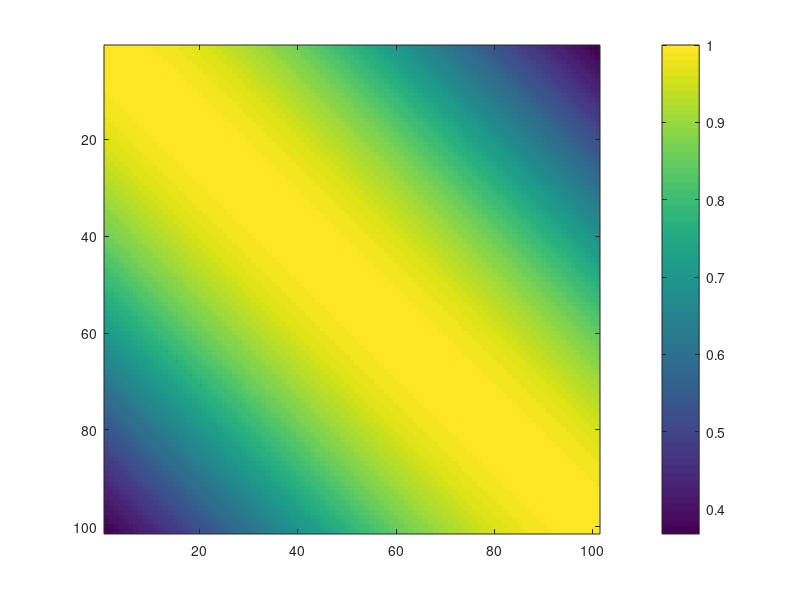
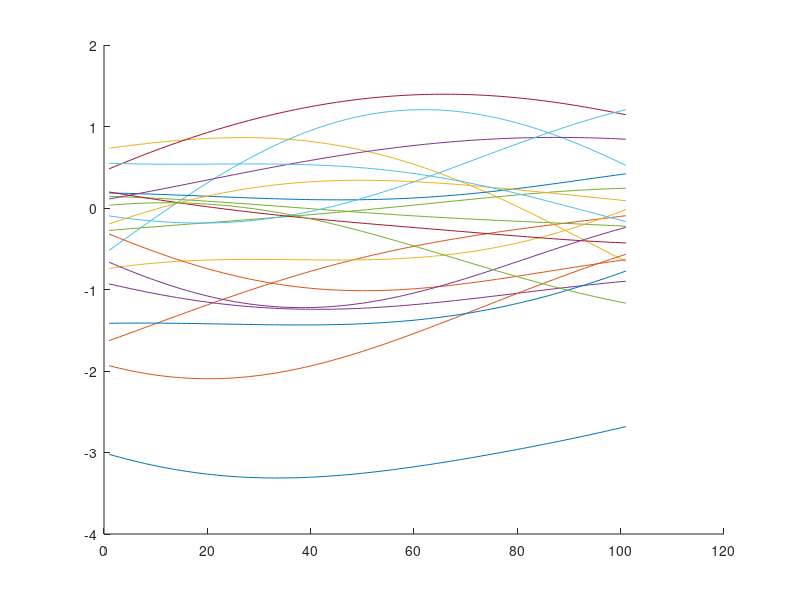

The MATLAB source for these figures, in order:
%% Learning GP
% GP sampling
close all; clear all; clc;

l = 1;
kernel = @(x,y) exp(-(x-y)*(x-y)'/(l*l));

%% Let be X the finite set of variables that we want to sample.
X = 0:0.01:1;

% Assuming 0 mean. Compute the covariance assuming exponential kernel
n = length(X);

K = [];
for i=1:n
    for j =1:n
        K(i,j) = kernel(X(i),X(j));
    end
end

figure(1);
imagesc(K);
colorbar;


%% Sample gaussians
figure(2);
hold on;
for i=1:20
    u = randn(n,1);
    % L  = chol(K); not very stable numerically 
    [A S D] = svd(K);
    L = A*sqrt(S);
    F = L*u;
    plot(F);
end